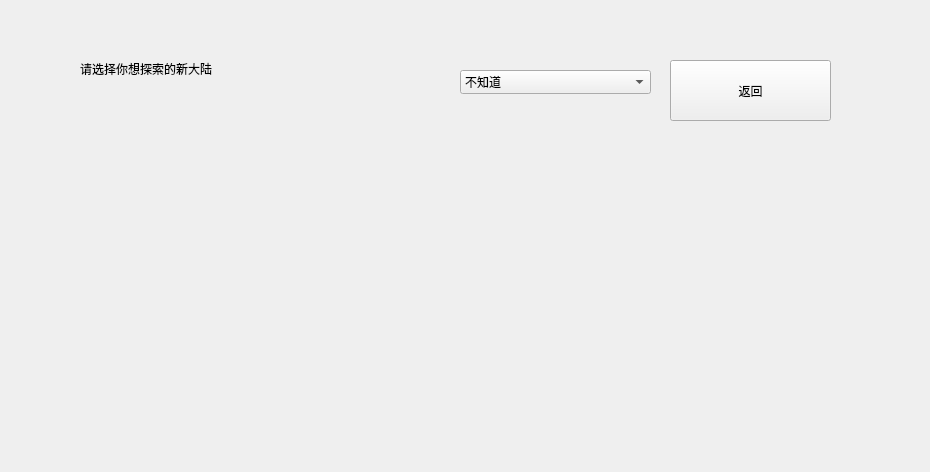
<?xml version="1.0" encoding="UTF-8"?>
<ui version="4.0">
 <class>Background</class>
 <widget class="QWidget" name="Background">
  <property name="geometry">
   <rect>
    <x>0</x>
    <y>0</y>
    <width>930</width>
    <height>472</height>
   </rect>
  </property>
  <property name="windowTitle">
   <string>Form</string>
  </property>
  <widget class="QLabel" name="label">
   <property name="geometry">
    <rect>
     <x>80</x>
     <y>60</y>
     <width>231</width>
     <height>18</height>
    </rect>
   </property>
   <property name="text">
    <string>请选择你想探索的新大陆</string>
   </property>
  </widget>
  <widget class="QPushButton" name="returnButton">
   <property name="geometry">
    <rect>
     <x>670</x>
     <y>60</y>
     <width>161</width>
     <height>61</height>
    </rect>
   </property>
   <property name="text">
    <string>返回</string>
   </property>
  </widget>
  <widget class="QComboBox" name="comboBox">
   <property name="geometry">
    <rect>
     <x>460</x>
     <y>70</y>
     <width>191</width>
     <height>24</height>
    </rect>
   </property>
   <item>
    <property name="text">
     <string>不知道</string>
    </property>
   </item>
  </widget>
 </widget>
 <resources/>
 <connections/>
</ui>
